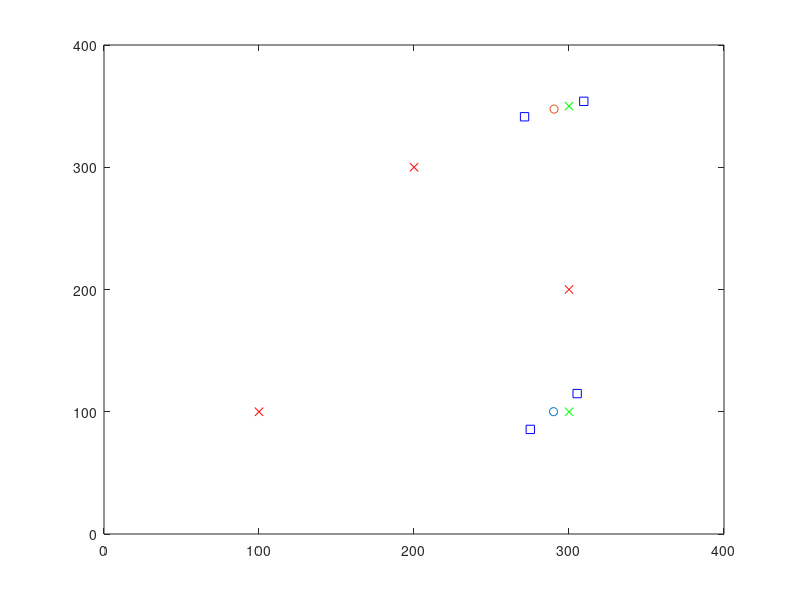

Reproduce this figure in MATLAB.
function cooprobos
%usando t�cnicas do codigo robotica_base
%fa�a o transporte de dois objetos at� o alvo
%com os seguintes robos:
%Robo � criado
Robo=Criar_Robo;
Robo=Criar_Robo(Robo,[10 10],2,10);
Robo2=Criar_Robo;
Robo2=Criar_Robo(Robo2,[0 0],1,10);

 
 %Objeto para ser transportado - a terceira posi��o � o angulo do objeto
 Objeto.pos=[120 100 0];
 Objeto.raio=10;
 Objeto.vel=0.1;
 Objeto2.pos=[100 300 0];
 Objeto2.raio=10;
 Objeto2.vel=0.1;
 %alvo para onde o objeto deve ser deslocado 
 Alvo(2).pos=[300 350 0];
 Alvo(2).raio=0;
 Alvo(1).pos=[300 100 0];
 Alvo(1).raio=0;
 %obstaculos
 Obstaculo(1).pos=[300 200 0];
 Obstaculo(1).raio=10;
 Obstaculo(2).pos=[100 100 0];
 Obstaculo(2).raio=10;
 Obstaculo(3).pos=[200 300 0];
 Obstaculo(3).raio=10;
 
 
 
 %variavel para contar as itera��es 
 %pode ser utilizada para controlar o numero de exibi��es
 %no plot (que pode ser muito lento)
 n=0;
 fim = 1;
 %Depois que acabar o programa o timer funciona pra não fechar abruptamente
 timer = 1000;
while(fim)
n=n+1;

%colis�o em todos os objetos
 %Objeto se afasta dos obstaculos
  Objeto=Repulsao(Objeto,Obstaculo(1),1000);
  Objeto2=Repulsao(Objeto2,Obstaculo(1),1000);
 for i=1:2
 %Robo se afasta dos obstaculos e dos objetos 
  Robo(i)=Repulsao(Robo(i),Obstaculo(1),1000);
  Robo(i)=Repulsao(Robo(i),Obstaculo(2),1000);
  Robo(i)=Repulsao(Robo(i),Objeto,10);
  Robo2(i)=Repulsao(Robo2(i),Obstaculo(1),1000);
  Robo2(i)=Repulsao(Robo2(i),Obstaculo(2),1000);
  Robo2(i)=Repulsao(Robo2(i),Obstaculo(3),1000);
  Robo2(i)=Repulsao(Robo2(i),Objeto2,1);
  %objeto tambem se afasta dos robos
  Objeto=Repulsao(Objeto,Robo(i),10);
  Objeto2=Repulsao(Objeto2,Robo2(i),1);
  for j=1:2
    if i~=j
 %Robos se afastam de outros robos 
    Robo(i)=Repulsao(Robo(i),Robo(j),1000);
      Robo(j)=Repulsao(Robo(j),Robo(i),1000);
    Robo2(i)=Repulsao(Robo2(i),Robo2(j),1000);
      Robo2(j)=Repulsao(Robo2(j),Robo2(i),1000);
    end 
  end
 end
 
%Primeira parte da miss�o - Robos devem ser atraidos pelo objeto
    for i=1:2
        Robo(i)=Atracao(Robo(i),Objeto,.5);
        Robo2(i)=Atracao(Robo2(i),Objeto2,.5);
        %Se calcula a distancia entre cada robo e o objeto

        dist_obj_rob(i)=sqrt((Robo(i).pos(1)-Objeto.pos(1)).^2+ (Robo(i).pos(2)-Objeto.pos(2)).^2);
        dist_obj_rob2(i)=sqrt((Robo2(i).pos(1)-Objeto2.pos(1)).^2+ (Robo2(i).pos(2)-Objeto2.pos(2)).^2);  
          
        end

  
     %robos se distribuem em volta do objeto engaiolando-o
    if mean(dist_obj_rob)<=Robo(1).raio+Objeto.raio
        Robo(1)=Atracao(Robo(1),Robo(2),-5);
        Robo(2)=Atracao(Robo(2),Robo(1),-5);
    end

    if mean(dist_obj_rob2)<=Robo2(1).raio+Objeto2.raio
        Robo2(1)=Atracao(Robo2(1),Robo2(2),-5);
        Robo2(2)=Atracao(Robo2(2),Robo2(1),-5);
    end
    
    %funcoes para fazer o engaiolamento corretamente
  
    a= (Robo(1).pos(1)-Robo(2).pos(1)).^2+(Robo(1).pos(2)-Robo(2).pos(2)).^2;
    a2= (Robo2(1).pos(1)-Robo2(2).pos(1)).^2+(Robo2(1).pos(2)-Robo2(2).pos(2)).^2;
 
    if ( ([sqrt(a)] > 20) && ([sqrt(a)] < 50) )
         Objeto=Atracao(Objeto(1),Alvo(1),0.5); 
    end
    
    if !( ([sqrt(a2)] >= 20) && ([sqrt(a2)] <= 50) ) 
          Robo2(1).pos(2) += 1;
          Robo2(1)=Atracao(Robo2(1),Objeto2(1),5);
        
    end

    if (  ([sqrt(a2)] > 20) && ([sqrt(a2)] < 50) ) 
         Objeto2=Atracao(Objeto2(1),Alvo(2),0.5); 
         Robo2(2)=Atracao(Robo2(2),Objeto2(1),5);
    end
    
    a= (Objeto(1).pos(1)-Alvo(1).pos(1)).^2+(Objeto(1).pos(2)-Alvo(1).pos(2)).^2;
    a2= (Objeto2(1).pos(1)-Alvo(2).pos(1)).^2+(Objeto2(1).pos(2)-Alvo(2).pos(2)).^2;
 
    if ( ([sqrt(a)] < 11) &&  ([sqrt(a2)]< 11) )
    timer -= 1;
    end
    if (timer == 0)
    fim = 0
    end

  if mod(n,10)==0
 Exibir_Arena([400 400],Robo,Robo2,Alvo,Obstaculo,Objeto,Objeto2);
  end
end
end


function Robo=Criar_Robo(Robo,pos,vel,raio)
%funcao para criar Robos
%  Robo=Criar_Robo
    Robo_novo.pos=[rand*100 rand*100 0];
    Robo_novo.vel=2;
    Robo_novo.raio=10;


 %cria Robo com dados em default
 if nargin==0 
   Robo=Robo_novo;
 elseif nargin==1 
    if isempty(Robo) 
       Robo=Robo_novo;
    else
       Robo=[Robo Robo_novo];
    end  
 elseif (nargin==2)
   Robo_novo.pos=pos;
   Robo=[Robo Robo_novo];
 elseif (nargin==3)
   Robo_novo.pos=pos;
   Robo_novo.vel=vel;
   Robo=[Robo Robo_novo];
 elseif (nargin==4)
   Robo_novo.pos=pos;
   Robo_novo.vel=vel;
   Robo_novo.raio=raio;
   Robo=[Robo Robo_novo];
 end
  
end

function Robo=Atracao(Robo,Alvo,k)
   %sensoriamento 
   %determina distancia entre alvo e Robos
   distx=Alvo.pos(1)-Robo.pos(1);
   disty=Alvo.pos(2)-Robo.pos(2);
   dist=sqrt(distx.^2+disty.^2);
    if (nargin==2)
     %aplica o grau de atracao ao alvo
      k=0.1;
    end 
   
  
   if dist < (Robo.raio + Alvo.raio)
   k=-k;
     
   end
      vx=k*distx;
      vy=k*disty;
      v=sqrt(vx^2+vy^2);
     if ~isfield(Robo,'vel')
       Robo.vel=1;
     end
     if v>Robo.vel
     %limitacao da velocidade
      vx=(Robo.vel)*(vx/v);
      vy=(Robo.vel)*(vy/v);
      v2=sqrt(vx^2+vy^2);
         %atuacao
     ant=Robo.pos;
     Robo.pos(1)=Robo.pos(1)+vx;
     Robo.pos(2)=Robo.pos(2)+vy;
     atual=Robo.pos;
     Robo.pos(3)=tan((atual(2)-ant(2))/atual(1)-ant(1));
 
     end 
      
     
 
      
end
 
function Robo=Repulsao(Robo,Obstaculo,kr)

   %sensoriamento 
   %determina distancia entre alvo e Robos
   distx=Robo.pos(1)-Obstaculo.pos(1);
   disty=Robo.pos(2)-Obstaculo.pos(2);
   dist=sqrt(distx.^2+disty.^2);
   %processamento
     if (nargin==2)
     %aplica o grau de atracao ao alvo
      kr=100;
     end 
   
   if dist^2 < (Robo.raio + Obstaculo.raio)^2
   
     
      vx=kr*distx;
      vy=kr*disty;
      v=sqrt(vx^2+vy^2);
     if ~isfield(Robo,'vel')
       Robo.vel=1;
     end
     if v>Robo.vel
     %limitacao da velocidade
      vx=(Robo.vel)*(vx/v);
      vy=(Robo.vel)*(vy/v);
      v2=sqrt(vx^2+vy^2);
     end
     
           %atuacao
     ant=Robo.pos;
     Robo.pos(1)=Robo.pos(1)+vx+randn*1e-9;
     Robo.pos(2)=Robo.pos(2)+vy+randn*1e-9;
     atual=Robo.pos;
     Robo.pos(3)=tan((atual(2)-ant(2))/atual(1)-ant(1));
     

   end 
  
   
   
end
 
function Exibir_Arena(tamanho,Robo,Robo2,Alvo,Obstaculo,Objeto,Objeto2)
 
  if  nargin>1
    vRobo=[];
    vRobo2=[];
    for i=1:length(Robo) 
     vRobo=[vRobo; Robo(i).pos(1) Robo(i).pos(2)];  
    end
    for i=1:length(Robo2) 
     vRobo2=[vRobo2; Robo2(i).pos(1) Robo2(i).pos(2)];  
    end
  end 
     
  if nargin>2
      vAlvo=[];
    for i=1:length(Alvo) 
     vAlvo=[vAlvo; Alvo(i).pos(1) Alvo(i).pos(2)];  
    end 

  end
  if  nargin>3
     vObstaculo=[];
    for i=1:length(Obstaculo)
     vObstaculo=[vObstaculo; Obstaculo(i).pos(1) Obstaculo(i).pos(2)];
    end
  end  
   if  nargin>4
     vObjeto=[];
     vObjeto2=[];
    for i=1:length(Objeto)
     vObjeto=[vObjeto; Objeto(i).pos(1) Objeto(i).pos(2)];
    end
    for i=1:length(Objeto2) 
     vObjeto2=[vObjeto2; Objeto2(i).pos(1) Objeto2(i).pos(2)];
    end
   end  
  
  
    plot(vRobo2(:,1),vRobo2(:,2),'sb',vRobo(:,1),vRobo(:,2),'sb',vAlvo(:,1),vAlvo(:,2),'xg',vObstaculo(:,1),vObstaculo(:,2),'xr',vObjeto(:,1),vObjeto(:,2),'o',vObjeto2(:,1),vObjeto2(:,2),'o');  
    axis([0 tamanho(1) 0 tamanho(2)]);
  drawnow
end